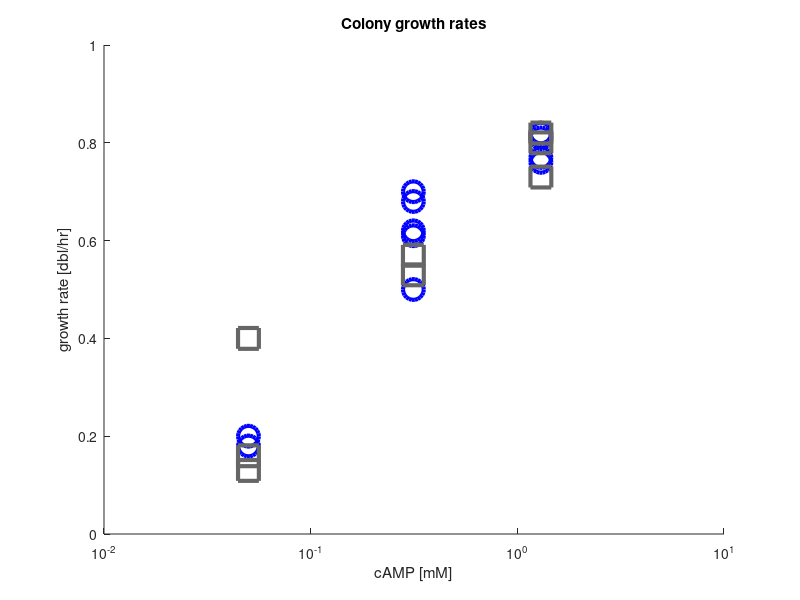

Reproduce this figure in MATLAB. (Note: this script raises an error after producing the figure.)
%% Insert data

data=struct

% Intermediate [cAMP] (top)
data(1).name = 'top';
data(1).concentration = .314; %mM
data(1).s70 = [0.57, 0.53] % s70
data(1).CRP = [0.61, 0.7, 0.5, 0.68, 0.62] % CRP

% Higher [cAMP]
data(2).name = 'high';
data(2).concentration = 1.3; % mM
data(2).s70 = [0.82, 0.8, 0.73] %s70
data(2).CRP = [0.76, 0.82, 0.81, 0.77] %CRP

% Lower [cAMP]
data(3).name = 'low';
data(3).concentration = .05; %mM
data(3).s70 = [0.13, 0.4, 0.16] %s70
data(3).CRP = [0.18, 0.2] %CRP

%% And plot
figure(1); clf; hold on;

for i=1:numel(data)
        plot(...
            ones(1,numel(data(i).CRP))*data(i).concentration,...
            data(i).CRP,'ob','LineWidth',3,'MarkerSize',15)
        plot(...
            ones(1,numel(data(i).s70))*data(i).concentration,...
            data(i).s70,'s','LineWidth',3,'MarkerSize',15,'Color',[.4 .4 .4])
end

set(gca,'xscale','log');

title('Colony growth rates');
xlabel('cAMP [mM]');
ylabel('growth rate [dbl/hr]');
MW_makeplotlookbetter(20);


